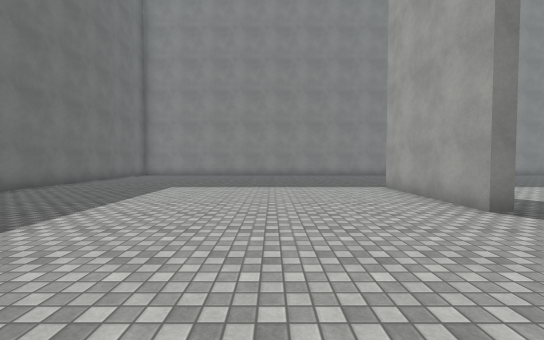
[1] (above)

23 first-person views from a walk through a 3-D level made in the Unity game engine. The camera is 1.4 m above the floor, tilts 2° down and sees 90° across. The floor is counted in squares, 1.67 m on a side. Each view is taken from the middle of a square. On the plan, view 1 faces up. The plan holds only what a view shows up to about 10 squares ahead; the rest is blank. The place goes on beyond the plan. The player is left out. Some surface patterns are stand-ins.

[2]
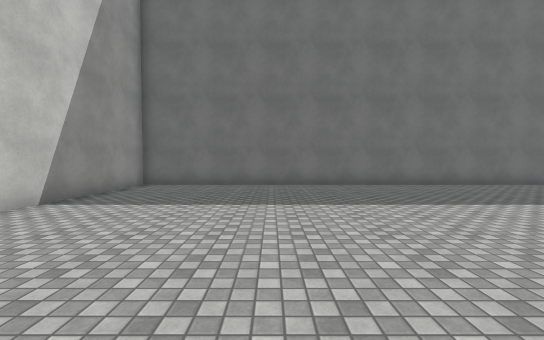

[3]
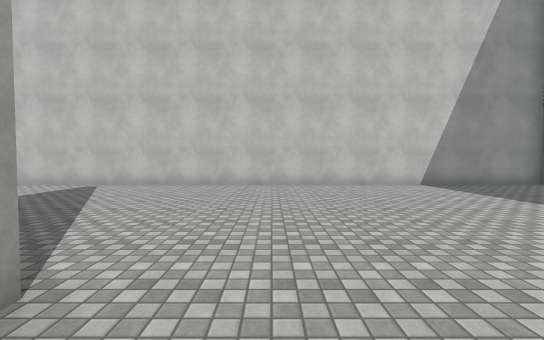

[4]
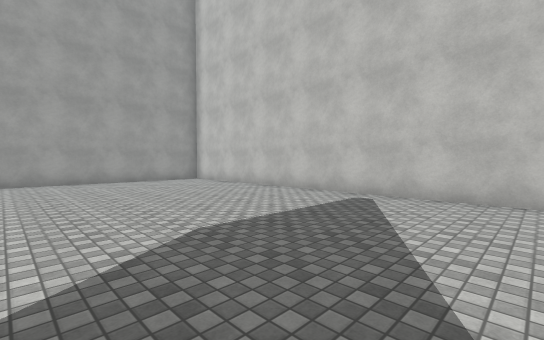

[5]
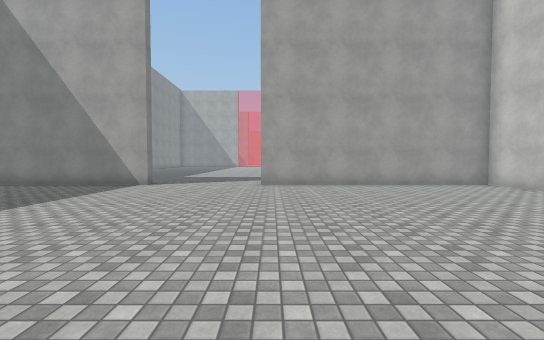

[6]
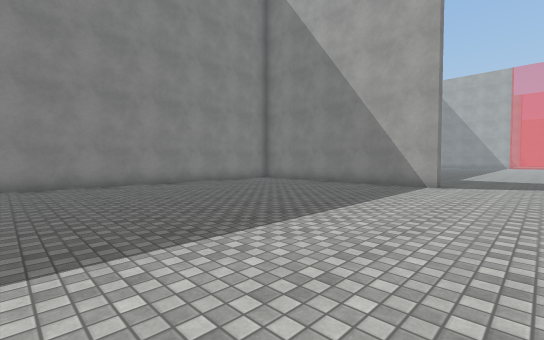

[7]
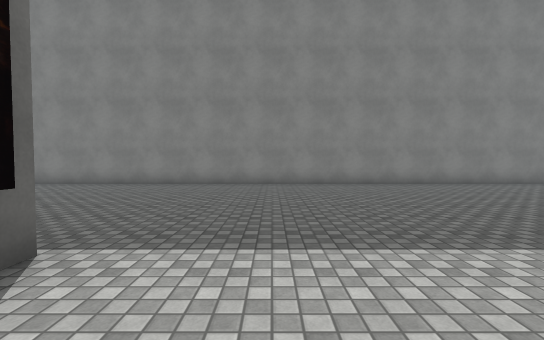

[8]
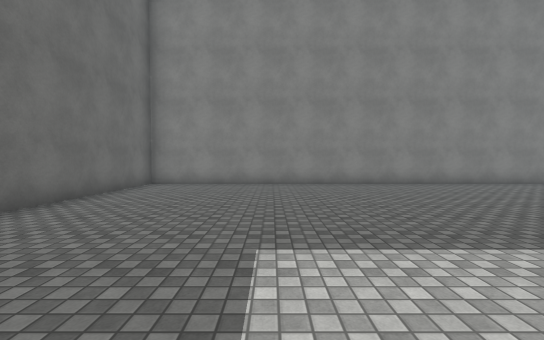

[9]
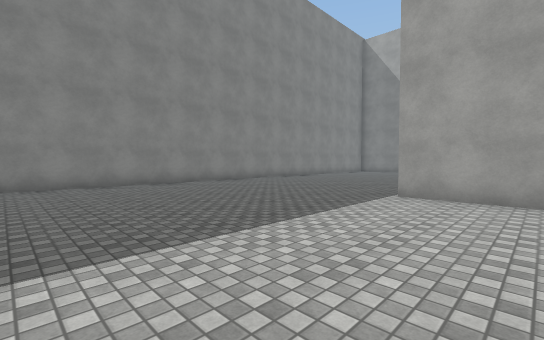

[10]
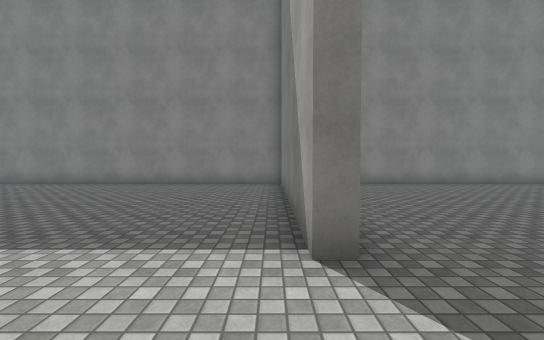

[11]
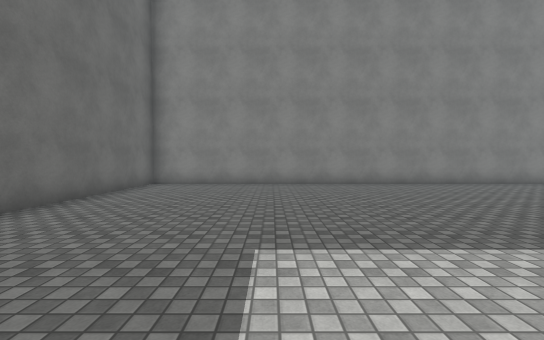

[12]
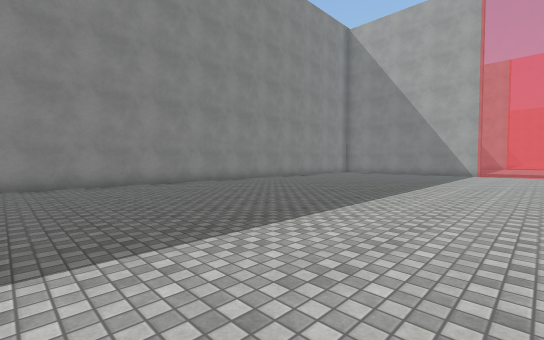

[13]
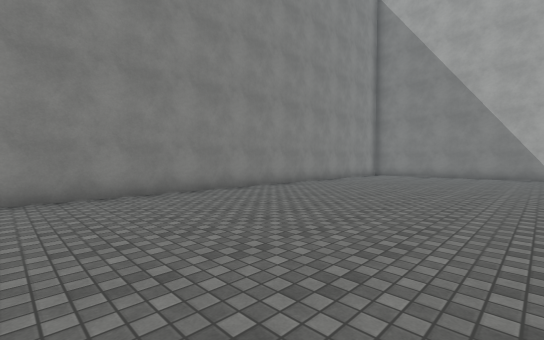

[14]
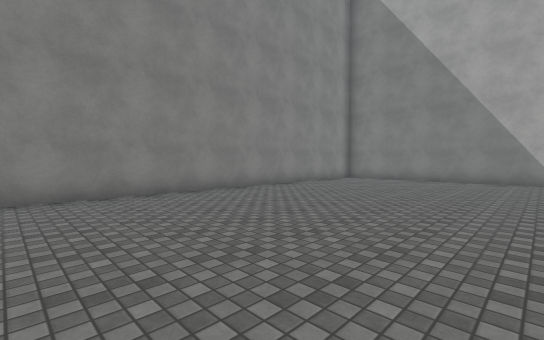

[15]
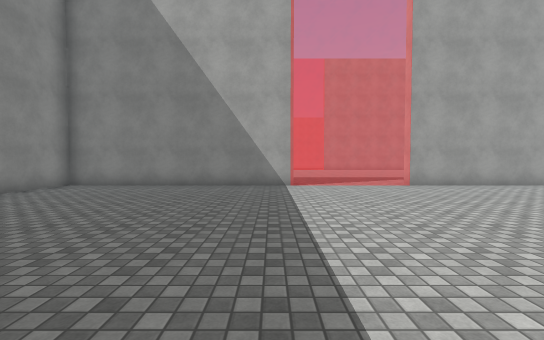

[16]
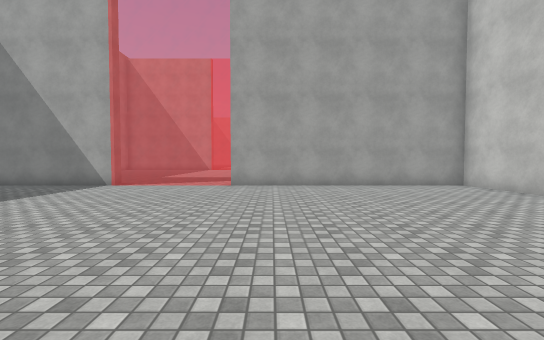

[17]
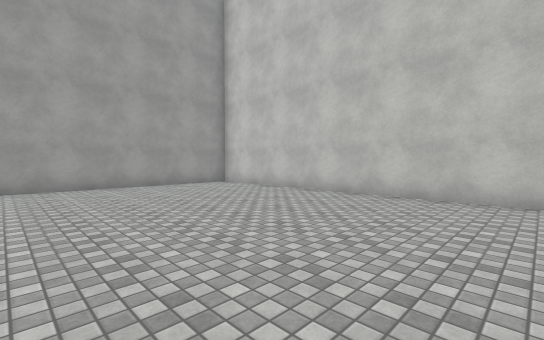

[18]
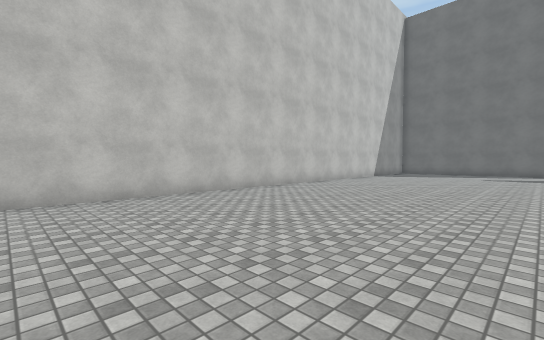

[19]
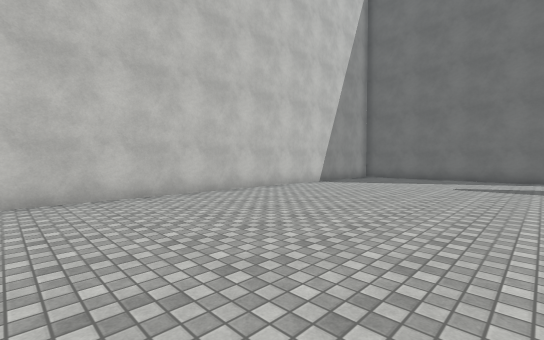

[20]
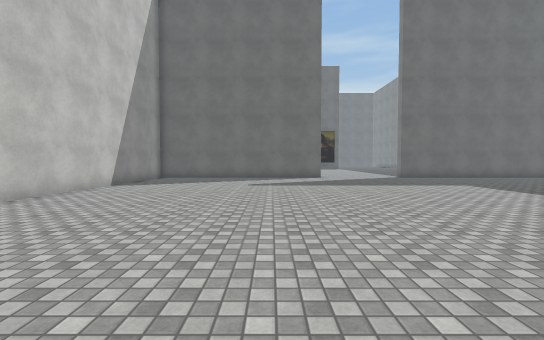

[21]
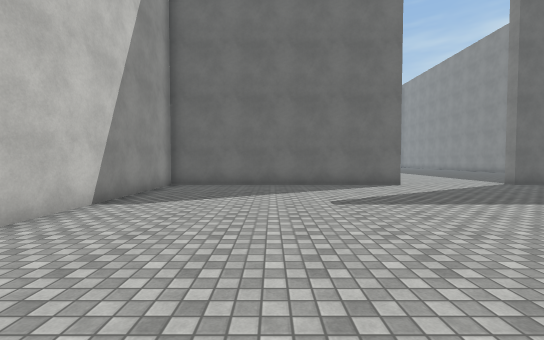

[22]
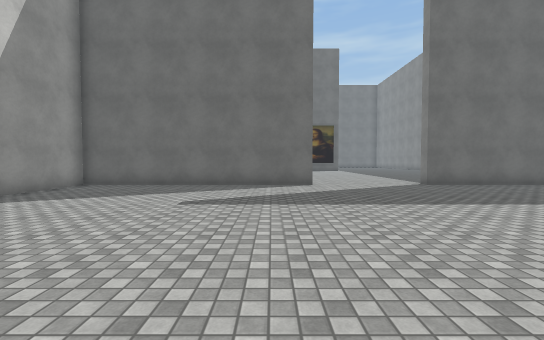

[23]
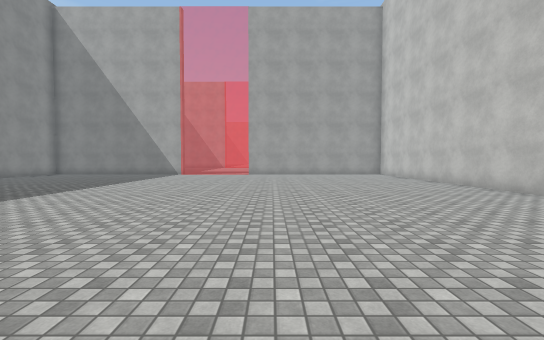

### Floor plan
Ten units are one square. View 1 is at (0, 0); x grows to the right and y downward. Boxes are objects, and circles mark ways between rooms. Rooms are numbered by the first view taken in them; rooms with no view inside come last. Other rooms are left out.
<svg viewBox="-78 -163 504 202">
<path fill="none" stroke="#000" d="M40 -44 35 -44 35 -85M39 -85 39 -80M163 -95 163 -151M144 34 163 34 163 -44M164 -158 -73 -158 -73 34 128 34M167 -45 167 34 421 34 421 -44M374 -158 167 -158 167 -83 163 -83 163 -95M421 -83 421 -158 398 -158"/>
<circle cx="153" cy="-75" r="3" fill="#2a7"/>
<text x="50" y="-60">1</text>
<text x="290" y="-60">2</text>
</svg>
Room 1 opens to room 2.

Where each view was taken, in squares from view 1:
view 1: 0 up, 0 right, facing up
view 2: 1 up, 2 right, facing left
view 3: 6 up, 2 right, facing down
view 4: 3 up, 5 right, facing down-right
view 5: 4 up, 7 right, facing right
view 6: 6 up, 7 right, facing up-right
view 7: 6 up, 6 right, facing up
view 8: 6 up, 3 left, facing up
view 9: 6 up, 3 left, facing up-right
view 10: 6 up, 16 right, facing up
view 11: 6 up, 21 right, facing up
view 12: 6 up, 25 right, facing up-right
view 13: 9 up, 27 right, facing up-right
view 14: 9 up, 30 right, facing up-right
view 15: 9 up, 33 right, facing right
view 16: 3 up, 33 right, facing right
view 17: 3 up, 33 right, facing down-right
view 18: 3 up, 35 right, facing down-left
view 19: 3 up, 30 right, facing down-left
view 20: 2 up, 30 right, facing left
view 21: 0 up, 26 right, facing left
view 22: 3 up, 26 right, facing left
view 23: 3 up, 26 right, facing right
